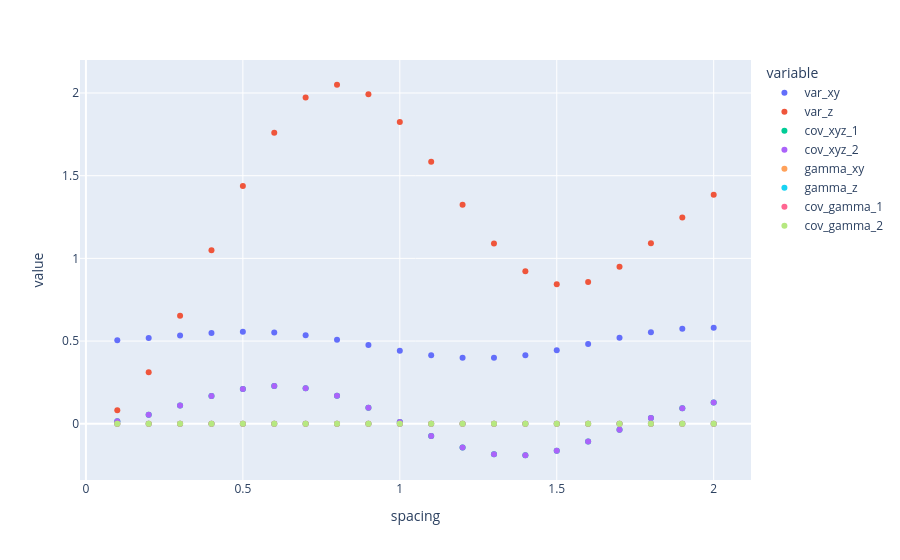

Source (notebook cell):
### Code cell
import numpy as np
import pandas as pd
import plotly.express as px

qfi = np.real(result["covariance_matrix_for_entire_distribution"])
gamma = np.imag(result["covariance_matrix_for_entire_distribution"])
x = result["spacing"]
dfs = {
    "spacing": x,
    "var_xy": qfi[:, 0, 0],
    "var_z": qfi[:, 1, 1],
    "cov_xyz_1": qfi[:, 0, 1],
    "cov_xyz_2": qfi[:, 1, 0],
    "gamma_xy": gamma[:, 0, 0],
    "gamma_z": gamma[:, 1, 1],
    "cov_gamma_1": gamma[:, 0, 1],
    "cov_gamma_2": gamma[:, 1, 0],
}

df = pd.DataFrame.from_dict(dfs)
df = df.set_index("spacing")
fig = px.scatter(df)
fig.show()

### Figure 1 — Plotly figure (JSON) as saved in the notebook; plotly's stock layout.template omitted (floating-point values rounded to 4 significant figures)
{"data": [{"hovertemplate": "variable=var_xy<br>spacing=%{x}<br>value=%{y}<extra></extra>", "legendgroup": "var_xy", "marker": {"color": "#636efa", "symbol": "circle"}, "mode": "markers", "name": "var_xy", "orientation": "v", "showlegend": true, "type": "scatter", "x": [0.1, 0.2, 0.3, 0.4, 0.5, 0.6, 0.7, 0.8, 0.9, 1.0, 1.1, 1.2, 1.3, 1.4, 1.5, 1.6, 1.7, 1.8, 1.9, 2], "xaxis": "x", "y": [0.5049, 0.5177, 0.5342, 0.5486, 0.5556, 0.5515, 0.5353, 0.5085, 0.4754, 0.4419, 0.4145, 0.3989, 0.3987, 0.4146, 0.444, 0.4817, 0.5207, 0.5538, 0.5749, 0.5804], "yaxis": "y"}, {"hovertemplate": "variable=var_z<br>spacing=%{x}<br>value=%{y}<extra></extra>", "legendgroup": "var_z", "marker": {"color": "#EF553B", "symbol": "circle"}, "mode": "markers", "name": "var_z", "orientation": "v", "showlegend": true, "type": "scatter", "x": [0.1, 0.2, 0.3, 0.4, 0.5, 0.6, 0.7, 0.8, 0.9, 1.0, 1.1, 1.2, 1.3, 1.4, 1.5, 1.6, 1.7, 1.8, 1.9, 2], "xaxis": "x", "y": [0.08133, 0.3116, 0.6525, 1.049, 1.437, 1.76, 1.973, 2.05, 1.993, 1.824, 1.585, 1.324, 1.09, 0.9223, 0.8434, 0.8572, 0.9491, 1.091, 1.248, 1.385], "yaxis": "y"}, {"hovertemplate": "variable=cov_xyz_1<br>spacing=%{x}<br>value=%{y}<extra></extra>", "legendgroup": "cov_xyz_1", "marker": {"color": "#00cc96", "symbol": "circle"}, "mode": "markers", "name": "cov_xyz_1", "orientation": "v", "showlegend": true, "type": "scatter", "x": [0.1, 0.2, 0.3, 0.4, 0.5, 0.6, 0.7, 0.8, 0.9, 1.0, 1.1, 1.2, 1.3, 1.4, 1.5, 1.6, 1.7, 1.8, 1.9, 2], "xaxis": "x", "y": [0.01467, 0.05489, 0.1104, 0.1671, 0.2105, 0.2288, 0.215, 0.1689, 0.09694, 0.01089, -0.07418, -0.1432, -0.1842, -0.1906, -0.1627, -0.1074, -0.03658, 0.03512, 0.09367, 0.1283], "yaxis": "y"}, {"hovertemplate": "variable=cov_xyz_2<br>spacing=%{x}<br>value=%{y}<extra></extra>", "legendgroup": "cov_xyz_2", "marker": {"color": "#ab63fa", "symbol": "circle"}, "mode": "markers", "name": "cov_xyz_2", "orientation": "v", "showlegend": true, "type": "scatter", "x": [0.1, 0.2, 0.3, 0.4, 0.5, 0.6, 0.7, 0.8, 0.9, 1.0, 1.1, 1.2, 1.3, 1.4, 1.5, 1.6, 1.7, 1.8, 1.9, 2], "xaxis": "x", "y": [0.01467, 0.05489, 0.1104, 0.1671, 0.2105, 0.2288, 0.215, 0.1689, 0.09694, 0.01089, -0.07418, -0.1432, -0.1842, -0.1906, -0.1627, -0.1074, -0.03658, 0.03512, 0.09367, 0.1283], "yaxis": "y"}, {"hovertemplate": "variable=gamma_xy<br>spacing=%{x}<br>value=%{y}<extra></extra>", "legendgroup": "gamma_xy", "marker": {"color": "#FFA15A", "symbol": "circle"}, "mode": "markers", "name": "gamma_xy", "orientation": "v", "showlegend": true, "type": "scatter", "x": [0.1, 0.2, 0.3, 0.4, 0.5, 0.6, 0.7, 0.8, 0.9, 1.0, 1.1, 1.2, 1.3, 1.4, 1.5, 1.6, 1.7, 1.8, 1.9, 2], "xaxis": "x", "y": [0, 0, 0, 0, 0, 0, 0, 0, 0, 0, 0, 0, 0, 0, 0, 0, 0, 0, 0, 0], "yaxis": "y"}, {"hovertemplate": "variable=gamma_z<br>spacing=%{x}<br>value=%{y}<extra></extra>", "legendgroup": "gamma_z", "marker": {"color": "#19d3f3", "symbol": "circle"}, "mode": "markers", "name": "gamma_z", "orientation": "v", "showlegend": true, "type": "scatter", "x": [0.1, 0.2, 0.3, 0.4, 0.5, 0.6, 0.7, 0.8, 0.9, 1.0, 1.1, 1.2, 1.3, 1.4, 1.5, 1.6, 1.7, 1.8, 1.9, 2], "xaxis": "x", "y": [0, 0, 0, 1.11e-16, 0, -5.551e-17, 0, 0, -5.551e-17, 0, 0, 0, 2.776e-17, -5.551e-17, 0, 0, 0, 0, -2.776e-17, 0], "yaxis": "y"}, {"hovertemplate": "variable=cov_gamma_1<br>spacing=%{x}<br>value=%{y}<extra></extra>", "legendgroup": "cov_gamma_1", "marker": {"color": "#FF6692", "symbol": "circle"}, "mode": "markers", "name": "cov_gamma_1", "orientation": "v", "showlegend": true, "type": "scatter", "x": [0.1, 0.2, 0.3, 0.4, 0.5, 0.6, 0.7, 0.8, 0.9, 1.0, 1.1, 1.2, 1.3, 1.4, 1.5, 1.6, 1.7, 1.8, 1.9, 2], "xaxis": "x", "y": [0, 0, 0, 0, 0, 0, 0, 0, 0, 0, 0, 0, 0, 0, 0, 0, 0, 0, 0, 0], "yaxis": "y"}, {"hovertemplate": "variable=cov_gamma_2<br>spacing=%{x}<br>value=%{y}<extra></extra>", "legendgroup": "cov_gamma_2", "marker": {"color": "#B6E880", "symbol": "circle"}, "mode": "markers", "name": "cov_gamma_2", "orientation": "v", "showlegend": true, "type": "scatter", "x": [0.1, 0.2, 0.3, 0.4, 0.5, 0.6, 0.7, 0.8, 0.9, 1.0, 1.1, 1.2, 1.3, 1.4, 1.5, 1.6, 1.7, 1.8, 1.9, 2], "xaxis": "x", "y": [0, 0, 0, 0, 0, 0, 0, 0, 0, 0, 0, 0, 0, 0, 0, 0, 0, 0, 0, 0], "yaxis": "y"}], "layout": {"legend": {"title": {"text": "variable"}, "tracegroupgap": 0}, "margin": {"t": 60}, "xaxis": {"anchor": "y", "domain": [0, 1], "title": {"text": "spacing"}}, "yaxis": {"anchor": "x", "domain": [0, 1], "title": {"text": "value"}}}}
